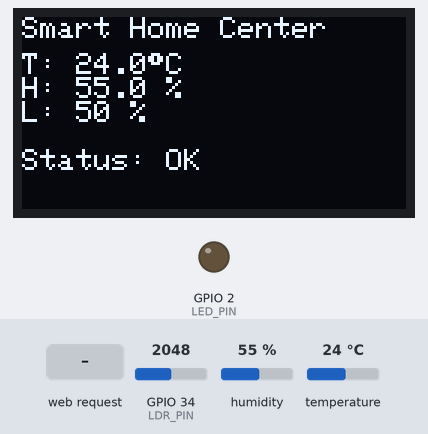
Simulated run of this sketch. Board: ESP32. Shown: 128×64 one-colour display, output pins drawn as LEDs (lit = HIGH). Inputs (shaded band) come from the test bench; at power-on: humidity 55 %, GPIO 34 (LDR_PIN) = 2048, temperature 24 °C (analog values on the 0–4095 scale). WiFi joins after 1.5 s; servers stay silent unless stated; EEPROM starts erased; what the sketch prints to the serial monitor is not drawn.

Above: at 3.7 s.
3.8 s: HTTP request GET /set?temp=1 received
At 5.3 s:
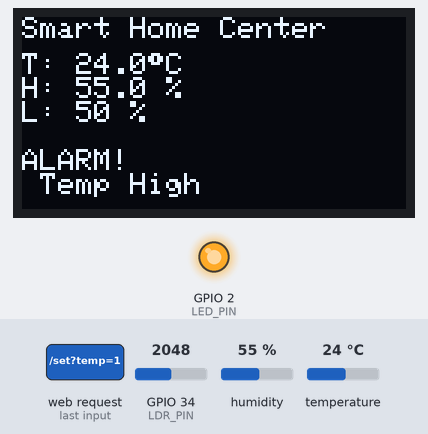
5.6 s: humidity set to 79 %
At 8.5 s:
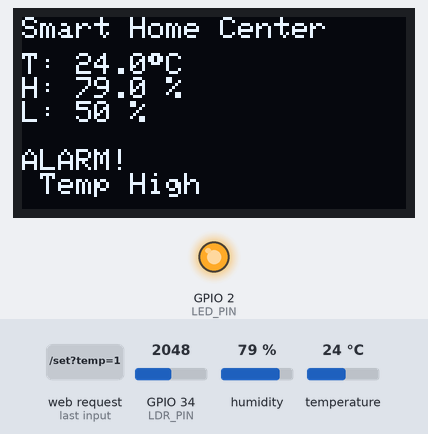
9.1 s: humidity set to 82 %
At 10.6 s:
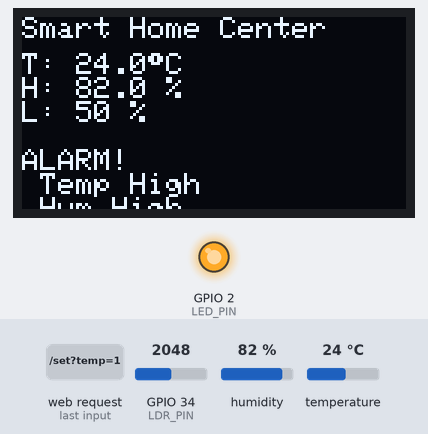
11.6 s: GPIO 34 (LDR_PIN) set to 2881
14.1 s: GPIO 34 (LDR_PIN) set to 2947
At 16.0 s:
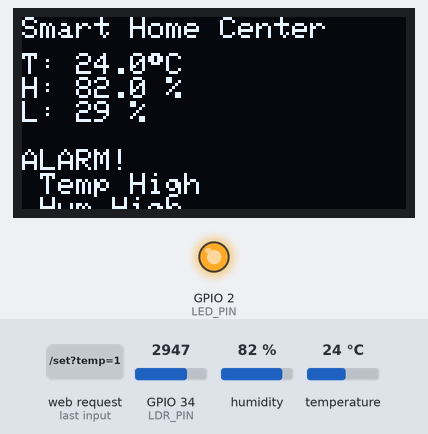
16.6 s: HTTP request GET /set?temp=120 received
At 17.3 s:
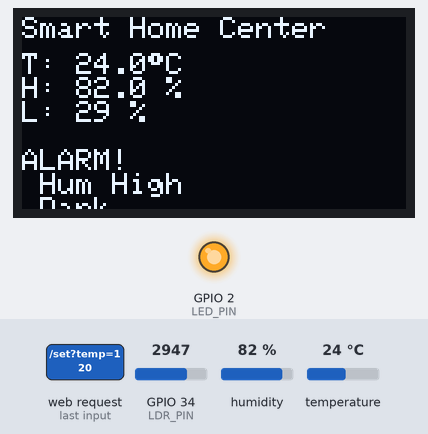
Timing chart, 0 to 19.1 s (numbered marks = the images above; inputs shaded):
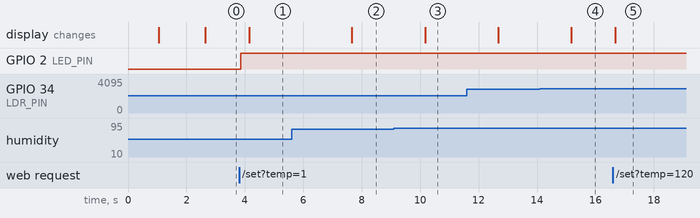

Measured:
- the behaviour switches between 80 and 81 % on humidity (found by bisection; images 2 and 3)
- the behaviour switches between 2907 and 2908 on GPIO 34 (LDR_PIN) (found by bisection; images 3 and 4)
- after the input at 3.8 s, GPIO 2 (LED_PIN): LOW → HIGH after 0.06 s; the display: changes after 0.36 s (image 1)
- after the input at 5.6 s, the display: changes after 2.1 s (image 2)
- after the input at 9.1 s, the display: changes after 1.1 s (image 3)
- after the input at 14.1 s, the display: changes after 1.1 s (image 4)
- after the input at 16.6 s, the display: changes after 0.08 s (image 5)

The sketch:

P11_Smart_Home_Center.ino
```cpp
/*
 * 综合项目 P11：智能家居中心
 *
 * 学习目标：
 * 1. 把多个传感器（DHT22 温湿度、光敏电阻）整合到一个项目里
 * 2. 学会用 OLED 显示多行传感器数据
 * 3. 学会用 Web 服务器展示实时数据并接收用户设置
 * 4. 学会用 Preferences 把配置保存到 Flash，断电不丢失
 * 5. 理解"采集 → 处理 → 显示 → 存储"的完整数据流
 *
 * 涉及知识点：
 * - DHT22 温湿度传感器读取
 * - ADC 模拟输入与光敏电阻分压电路
 * - I2C OLED 显示（SSD1306）
 * - Wi-Fi 与 Web 服务器
 * - Preferences 非易失性存储
 *
 * 需要安装的库：
 * 1. "DHT sensor library" by Adafruit
 * 2. "Adafruit Unified Sensor" by Adafruit（DHT 库依赖）
 * 3. "Adafruit SSD1306" by Adafruit
 * 4. "Adafruit GFX Library" by Adafruit（SSD1306 依赖）
 * 安装方法：Arduino IDE → 项目 → 加载库 → 管理库，搜索并安装。
 *
 * 硬件连接：
 * - DHT22 VCC  →  ESP32 3.3V
 * - DHT22 GND  →  ESP32 GND
 * - DHT22 DATA →  ESP32 GPIO4（建议 DATA 与 3.3V 之间接 4.7kΩ~10kΩ 上拉电阻）
 *
 * - 光敏电阻一端 →  ESP32 3.3V
 * - 光敏电阻另一端 →  ESP32 GPIO34 → 10kΩ 电阻 →  GND
 *   这样 GPIO34 的电压会随光线强弱变化，光线越强电压越低。
 *
 * - OLED VCC → ESP32 3.3V
 * - OLED GND → ESP32 GND
 * - OLED SDA → ESP32 GPIO21（默认 I2C 数据线）
 * - OLED SCL → ESP32 GPIO22（默认 I2C 时钟线）
 *
 * - ESP32 GPIO2 → LED 正极（长脚）
 * - LED 负极（短脚） → 330Ω 电阻 → GND
 *   这颗 LED 作为报警指示灯，当温度/湿度/光照超过阈值时点亮。
 */

// 引入必要的库
#include <WiFi.h>
#include <WebServer.h>
#include <Preferences.h>
#include <DHT.h>
#include <Wire.h>
#include <Adafruit_GFX.h>
#include <Adafruit_SSD1306.h>

// ===== 修改这里：填入你的 Wi-Fi 信息 =====
const char* ssid = "YOUR_WIFI_SSID";
const char* password = "YOUR_WIFI_PASSWORD";

// 引脚定义
#define DHT_PIN 4       // DHT22 数据引脚
#define DHT_TYPE DHT22  // 传感器类型，如果手头是 DHT11 请改成 DHT11
#define LDR_PIN 34      // 光敏电阻分压后接入的 ADC 引脚，ADC1 通道，不受 Wi-Fi 影响
#define LED_PIN 2       // 报警指示灯

// OLED 参数
#define SCREEN_WIDTH 128
#define SCREEN_HEIGHT 64
#define OLED_RESET -1           // 大多数模块没有独立复位引脚，用 -1 表示软件复位
#define SCREEN_ADDRESS 0x3C     // OLED 常见 I2C 地址，也可能是 0x3D

// 创建对象
DHT dht(DHT_PIN, DHT_TYPE);
Adafruit_SSD1306 display(SCREEN_WIDTH, SCREEN_HEIGHT, &Wire, OLED_RESET);
WebServer server(80);
Preferences prefs;

// OLED 是否初始化成功
bool oledReady = false;

// Preferences 命名空间和键名
// 命名空间相当于 Flash 里的一个"文件夹"，把相关配置放在一起
const char* PREF_NS = "shc";
const char* KEY_TEMP_TH = "tempTh";
const char* KEY_HUM_TH = "humTh";
const char* KEY_LIGHT_TH = "lightTh";

// 报警阈值
float tempThreshold = 30.0;   // 温度高于此值报警
float humThreshold = 80.0;    // 湿度高于此值报警
int lightThreshold = 30;      // 光照百分比低于此值报警（越暗数值越小）

// 当前传感器数据
float temperature = 0.0;
float humidity = 0.0;
int lightRaw = 0;             // ADC 原始值 0~4095
int lightPercent = 0;         // 转换后的亮度百分比 0~100

// 报警状态
bool tempAlarm = false;
bool humAlarm = false;
bool lightAlarm = false;

// 时间戳，用于非阻塞式定时任务
unsigned long lastSensorRead = 0;
unsigned long lastOledUpdate = 0;
const unsigned long SENSOR_INTERVAL = 2500;  // DHT22 建议两次读取间隔不少于 2 秒
const unsigned long OLED_INTERVAL = 500;     // OLED 刷新周期

// 函数前置声明
void loadThresholds();
void saveThresholds();
void readSensors();
void updateOLED();
void updateAlarmLED();
String generateHTML();
void handleRoot();
void handleSet();
void handleData();

void setup() {
  Serial.begin(115200);
  delay(1000);

  Serial.println("================================");
  Serial.println("综合项目 P11：智能家居中心");
  Serial.println("================================");

  // 初始化引脚
  pinMode(LED_PIN, OUTPUT);
  digitalWrite(LED_PIN, LOW);

  // 设置 ADC 分辨率。ESP32 默认 12 bit，这里显式写出更清晰
  analogReadResolution(12);

  // 初始化 DHT 传感器
  dht.begin();

  // 初始化 OLED
  // SSD1306_SWITCHCAPVCC 表示使用内部电荷泵升压，只需要外部供 3.3V
  if (!display.begin(SSD1306_SWITCHCAPVCC, SCREEN_ADDRESS)) {
    Serial.println("OLED 初始化失败，请检查 I2C 地址和接线！");
    // OLED 失败不影响 Web 和传感器功能，所以不进入死循环
  } else {
    oledReady = true;
    display.clearDisplay();
    display.setTextSize(1);
    display.setTextColor(SSD1306_WHITE);
    display.setCursor(0, 0);
    display.println("Smart Home Center");
    display.println("Booting...");
    display.display();
  }

  // 从 Flash 读取保存的阈值。如果第一次运行没有数据，就使用上面的默认值
  loadThresholds();

  // 连接 Wi-Fi
  WiFi.mode(WIFI_STA);
  WiFi.begin(ssid, password);

  Serial.print("正在连接 Wi-Fi");
  int retry = 0;
  while (WiFi.status() != WL_CONNECTED && retry < 30) {
    delay(500);
    Serial.print(".");
    retry++;
  }
  Serial.println();

  if (WiFi.status() != WL_CONNECTED) {
    Serial.println("Wi-Fi 连接失败，请检查 ssid 和密码");
  } else {
    Serial.print("Wi-Fi 已连接，IP 地址：");
    Serial.println(WiFi.localIP());

    // 注册 Web 路由
    server.on("/", handleRoot);
    server.on("/set", handleSet);
    server.on("/data", handleData);
    server.begin();
    Serial.println("HTTP 服务器已启动");
  }
}

void loop() {
  // 处理浏览器请求
  server.handleClient();

  // 周期性读取传感器
  if (millis() - lastSensorRead > SENSOR_INTERVAL) {
    lastSensorRead = millis();
    readSensors();
    updateAlarmLED();
  }

  // 周期性刷新 OLED
  if (millis() - lastOledUpdate > OLED_INTERVAL) {
    lastOledUpdate = millis();
    updateOLED();
  }
}

// 从 Preferences 加载阈值
void loadThresholds() {
  // 以只读模式打开命名空间
  prefs.begin(PREF_NS, false);

  // getFloat(key, default)：如果键不存在就返回默认值
  tempThreshold = prefs.getFloat(KEY_TEMP_TH, 30.0);
  humThreshold = prefs.getFloat(KEY_HUM_TH, 80.0);
  lightThreshold = prefs.getInt(KEY_LIGHT_TH, 30);

  prefs.end();

  Serial.println("已从 Flash 加载报警阈值：");
  Serial.print("  温度 > ");
  Serial.print(tempThreshold);
  Serial.println(" ℃");
  Serial.print("  湿度 > ");
  Serial.print(humThreshold);
  Serial.println(" %");
  Serial.print("  光照 < ");
  Serial.print(lightThreshold);
  Serial.println(" %");
}

// 把阈值保存到 Preferences
void saveThresholds() {
  // 以读写模式打开命名空间
  prefs.begin(PREF_NS, true);

  prefs.putFloat(KEY_TEMP_TH, tempThreshold);
  prefs.putFloat(KEY_HUM_TH, humThreshold);
  prefs.putInt(KEY_LIGHT_TH, lightThreshold);

  prefs.end();

  Serial.println("报警阈值已保存到 Flash");
}

// 读取 DHT22 和光敏电阻
void readSensors() {
  // 读取温湿度
  float h = dht.readHumidity();
  float t = dht.readTemperature();

  // 如果读数有效，更新全局变量
  // isnan() 用于判断是否为"非数字"，传感器未接好或读取间隔太短时会出现
  if (!isnan(h) && !isnan(t)) {
    humidity = h;
    temperature = t;
  } else {
    Serial.println("DHT22 读取失败，将保持上次数值");
  }

  // 读取光敏电阻 ADC 值
  // 这里连续读 10 次取平均，减少噪声
  long sum = 0;
  for (int i = 0; i < 10; i++) {
    sum += analogRead(LDR_PIN);
    delay(5);
  }
  lightRaw = sum / 10;

  // 把 ADC 原始值映射为亮度百分比
  // 接线方式：光线越强，光敏电阻阻值越小，GPIO34 电压越低，ADC 值越小
  // 所以映射时把 0~4095 反过来映射到 100~0，这样"百分比"越大代表越亮
  lightPercent = map(lightRaw, 0, 4095, 100, 0);
  lightPercent = constrain(lightPercent, 0, 100);

  // 判断报警
  tempAlarm = (temperature > tempThreshold);
  humAlarm = (humidity > humThreshold);
  lightAlarm = (lightPercent < lightThreshold);

  // 打印到串口，方便调试
  Serial.print("温度：");
  Serial.print(temperature);
  Serial.print(" ℃  湿度：");
  Serial.print(humidity);
  Serial.print(" %  光照：");
  Serial.print(lightPercent);
  Serial.print(" % (ADC:");
  Serial.print(lightRaw);
  Serial.println(")");
}

// 根据报警状态点亮或熄灭 LED
void updateAlarmLED() {
  // 任一条件报警就点亮 LED
  if (tempAlarm || humAlarm || lightAlarm) {
    digitalWrite(LED_PIN, HIGH);
  } else {
    digitalWrite(LED_PIN, LOW);
  }
}

// 刷新 OLED 显示
void updateOLED() {
  // 如果 OLED 初始化失败，直接返回，避免调用未初始化的对象导致异常
  if (!oledReady) {
    return;
  }

  display.clearDisplay();

  display.setTextSize(1);
  display.setTextColor(SSD1306_WHITE);
  display.setCursor(0, 0);
  display.println("Smart Home Center");

  // 显示温湿度，保留 1 位小数
  display.setCursor(0, 12);
  display.print("T: ");
  display.print(temperature, 1);
  display.print((char)247);  // 度符号 °
  display.println("C");

  display.print("H: ");
  display.print(humidity, 1);
  display.println(" %");

  display.print("L: ");
  display.print(lightPercent);
  display.println(" %");

  // 显示报警状态
  display.setCursor(0, 44);
  if (tempAlarm || humAlarm || lightAlarm) {
    display.println("ALARM!");
    if (tempAlarm) display.println(" Temp High");
    if (humAlarm)  display.println(" Hum High");
    if (lightAlarm) display.println(" Dark");
  } else {
    display.println("Status: OK");
  }

  display.display();
}

// 生成 Web 页面
String generateHTML() {
  String html = "<!DOCTYPE html><html lang='zh-CN'>";
  html += "<head><meta charset='UTF-8'>";
  html += "<meta name='viewport' content='width=device-width, initial-scale=1.0'>";
  html += "<title>智能家居中心</title>";
  html += "<style>";
  html += "body{font-family:'Microsoft YaHei',Arial,sans-serif;background:#f5f5f5;padding:20px;}";
  html += ".container{max-width:500px;margin:0 auto;background:white;padding:25px;border-radius:15px;box-shadow:0 4px 15px rgba(0,0,0,0.1);}";
  html += "h1{text-align:center;color:#333;}";
  html += ".data{font-size:18px;line-height:1.8;}";
  html += ".alarm{color:#f44336;font-weight:bold;}";
  html += ".ok{color:#4CAF50;font-weight:bold;}";
  html += "form{margin-top:20px;padding-top:15px;border-top:1px solid #eee;}";
  html += "label{display:inline-block;width:120px;}";
  html += "input{width:120px;padding:5px;margin:5px 0;}";
  html += "button{padding:8px 20px;background:#2196F3;color:white;border:none;border-radius:5px;cursor:pointer;}";
  html += "</style></head><body>";
  html += "<div class='container'>";
  html += "<h1>智能家居中心</h1>";

  // 实时数据
  html += "<div class='data'>";
  html += "<p>温度：" + String(temperature, 1) + " ℃</p>";
  html += "<p>湿度：" + String(humidity, 1) + " %</p>";
  html += "<p>光照：" + String(lightPercent) + " %</p>";

  if (tempAlarm || humAlarm || lightAlarm) {
    html += "<p class='alarm'>状态：报警中</p>";
  } else {
    html += "<p class='ok'>状态：正常</p>";
  }
  html += "</div>";

  // 阈值设置表单
  html += "<form action='/set' method='GET'>";
  html += "<h3>报警阈值设置</h3>";
  html += "<label>温度上限 (℃)</label>";
  html += "<input type='number' name='temp' step='0.1' value='" + String(tempThreshold, 1) + "'><br>";
  html += "<label>湿度上限 (%)</label>";
  html += "<input type='number' name='hum' step='0.1' value='" + String(humThreshold, 1) + "'><br>";
  html += "<label>光照下限 (%)</label>";
  html += "<input type='number' name='light' value='" + String(lightThreshold) + "'><br>";
  html += "<button type='submit'>保存阈值</button>";
  html += "</form>";

  html += "<p style='font-size:12px;color:#999;margin-top:20px;'>阈值保存后会写入 Flash，断电不丢失。</p>";
  html += "</div></body></html>";
  return html;
}

// 首页
void handleRoot() {
  server.send(200, "text/html; charset=utf-8", generateHTML());
}

// 设置阈值
void handleSet() {
  bool changed = false;

  if (server.hasArg("temp")) {
    tempThreshold = server.arg("temp").toFloat();
    changed = true;
  }
  if (server.hasArg("hum")) {
    humThreshold = server.arg("hum").toFloat();
    changed = true;
  }
  if (server.hasArg("light")) {
    lightThreshold = server.arg("light").toInt();
    changed = true;
  }

  if (changed) {
    saveThresholds();
    // 重新判断报警状态，让 LED 立即响应新阈值
    readSensors();
    updateAlarmLED();
  }

  server.sendHeader("Location", "/");
  server.send(302, "text/plain", "");
}

// JSON 数据接口，供其他程序读取
void handleData() {
  String json = "{";
  json += "\"temperature\":" + String(temperature, 1) + ",";
  json += "\"humidity\":" + String(humidity, 1) + ",";
  json += "\"light\":" + String(lightPercent) + ",";
  json += "\"tempAlarm\":" + String(tempAlarm ? "true" : "false") + ",";
  json += "\"humAlarm\":" + String(humAlarm ? "true" : "false") + ",";
  json += "\"lightAlarm\":" + String(lightAlarm ? "true" : "false");
  json += "}";

  server.send(200, "application/json; charset=utf-8", json);
}

/*
 * 扩展挑战：
 * 1. 把报警信息通过 HTTP 推送到手机通知，或接入 Bark、PushPlus 等推送服务。
 * 2. 增加一个继电器/蜂鸣器，报警时自动打开风扇或发出声音。
 * 3. 用 ECharts 在网页上绘制温湿度折线图，需要把历史数据保存到数组或 Flash。
 * 4. 增加定时任务：每天晚上 22:00 自动把 OLED 亮度调低或关闭背光，避免影响休息。
 */
```
